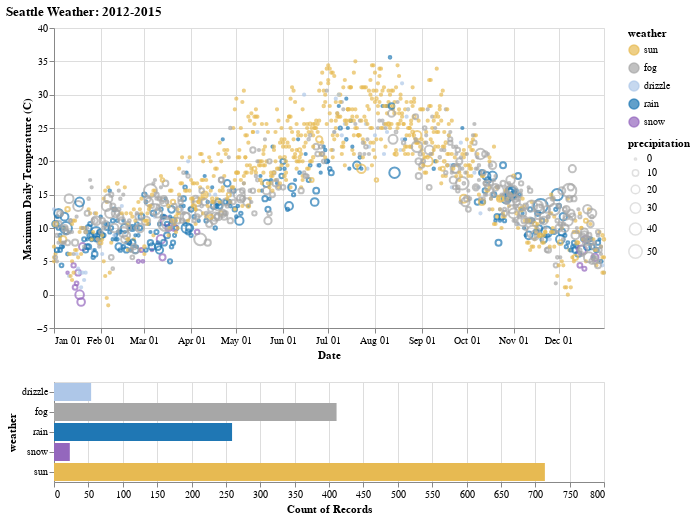

The notebook cell this image was saved under:
### Code cell
%%local
# Bottom panel is a bar chart of weather type
bars = alt.Chart().mark_bar().encode(
    x='count()',
    y='weather:N',
    color=alt.condition(click, color, alt.value('lightgray')),
).transform_filter(
    brush
).properties(
    width=550,
).add_selection(
    click
)

alt.vconcat(
    points,
    bars,
    data=source,
    title="Seattle Weather: 2012-2015"
)

### Figure 1 — Vega-Lite specification as saved in the notebook (floating-point values rounded to 4 significant figures; data arrays with more than 128 entries replaced by an {"elided": "..."} marker saying what was removed)
{"$schema": "https://vega.github.io/schema/vega-lite/v4.8.1.json", "config": {"view": {"continuousHeight": 300, "continuousWidth": 400}}, "data": {"name": "data-830c39fec90146253fb06a06c26374ef"}, "datasets": {"data-830c39fec90146253fb06a06c26374ef": {"elided": "1461 records"}}, "title": "Seattle Weather: 2012-2015", "vconcat": [{"encoding": {"color": {"condition": {"field": "weather", "scale": {"domain": ["sun", "fog", "drizzle", "rain", "snow"], "range": ["#e7ba52", "#a7a7a7", "#aec7e8", "#1f77b4", "#9467bd"]}, "selection": "selector007", "type": "nominal"}, "value": "lightgray"}, "size": {"field": "precipitation", "scale": {"range": [5, 200]}, "type": "quantitative"}, "x": {"field": "date", "timeUnit": "monthdate", "title": "Date", "type": "temporal"}, "y": {"field": "temp_max", "scale": {"domain": [-5, 40]}, "title": "Maximum Daily Temperature (C)", "type": "quantitative"}}, "height": 300, "mark": "point", "selection": {"selector007": {"encodings": ["x"], "type": "interval"}}, "transform": [{"filter": {"selection": "selector008"}}], "width": 550}, {"encoding": {"color": {"condition": {"field": "weather", "scale": {"domain": ["sun", "fog", "drizzle", "rain", "snow"], "range": ["#e7ba52", "#a7a7a7", "#aec7e8", "#1f77b4", "#9467bd"]}, "selection": "selector008", "type": "nominal"}, "value": "lightgray"}, "x": {"aggregate": "count", "type": "quantitative"}, "y": {"field": "weather", "type": "nominal"}}, "mark": "bar", "selection": {"selector008": {"encodings": ["color"], "type": "multi"}}, "transform": [{"filter": {"selection": "selector007"}}], "width": 550}]}
